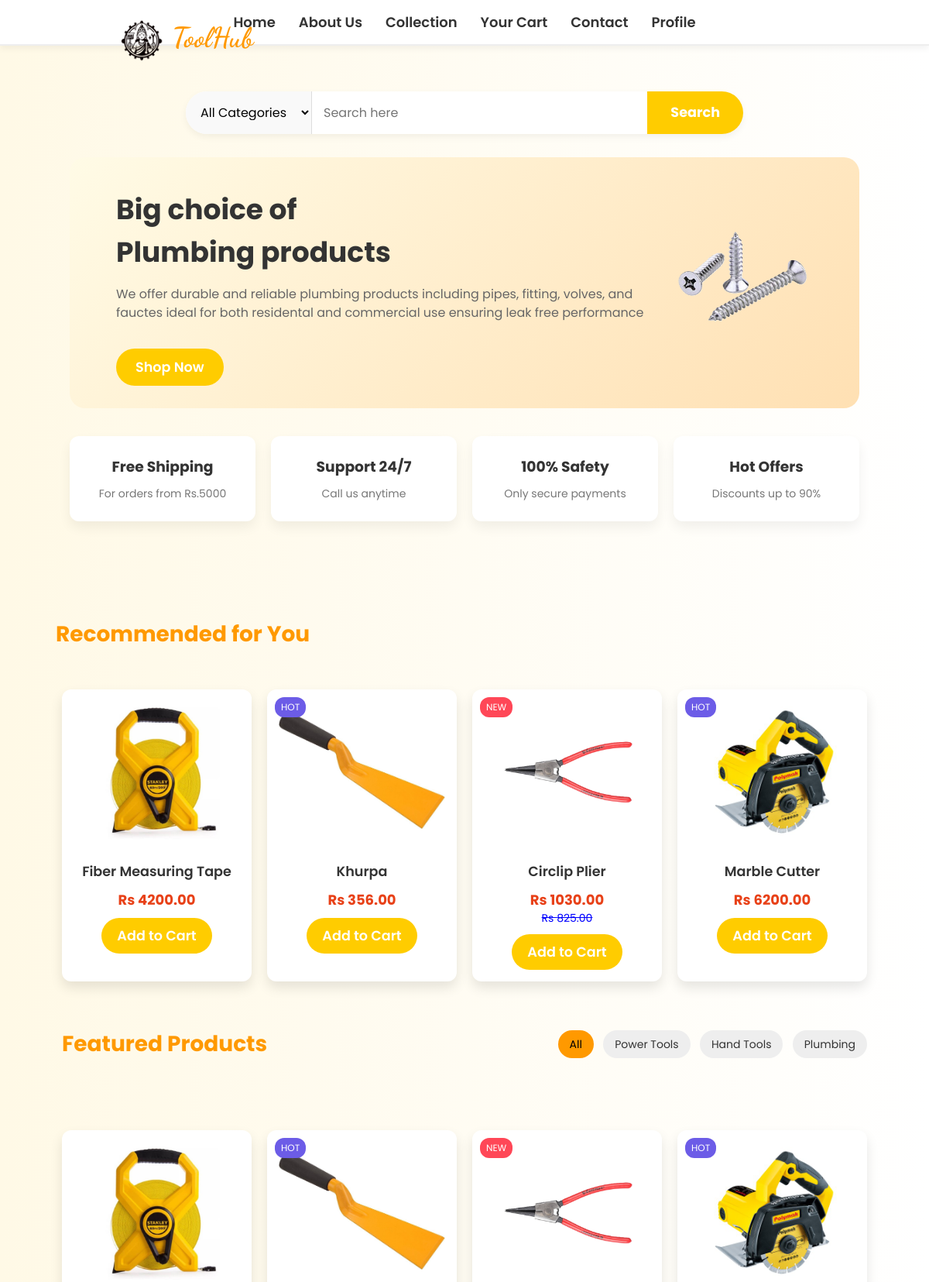
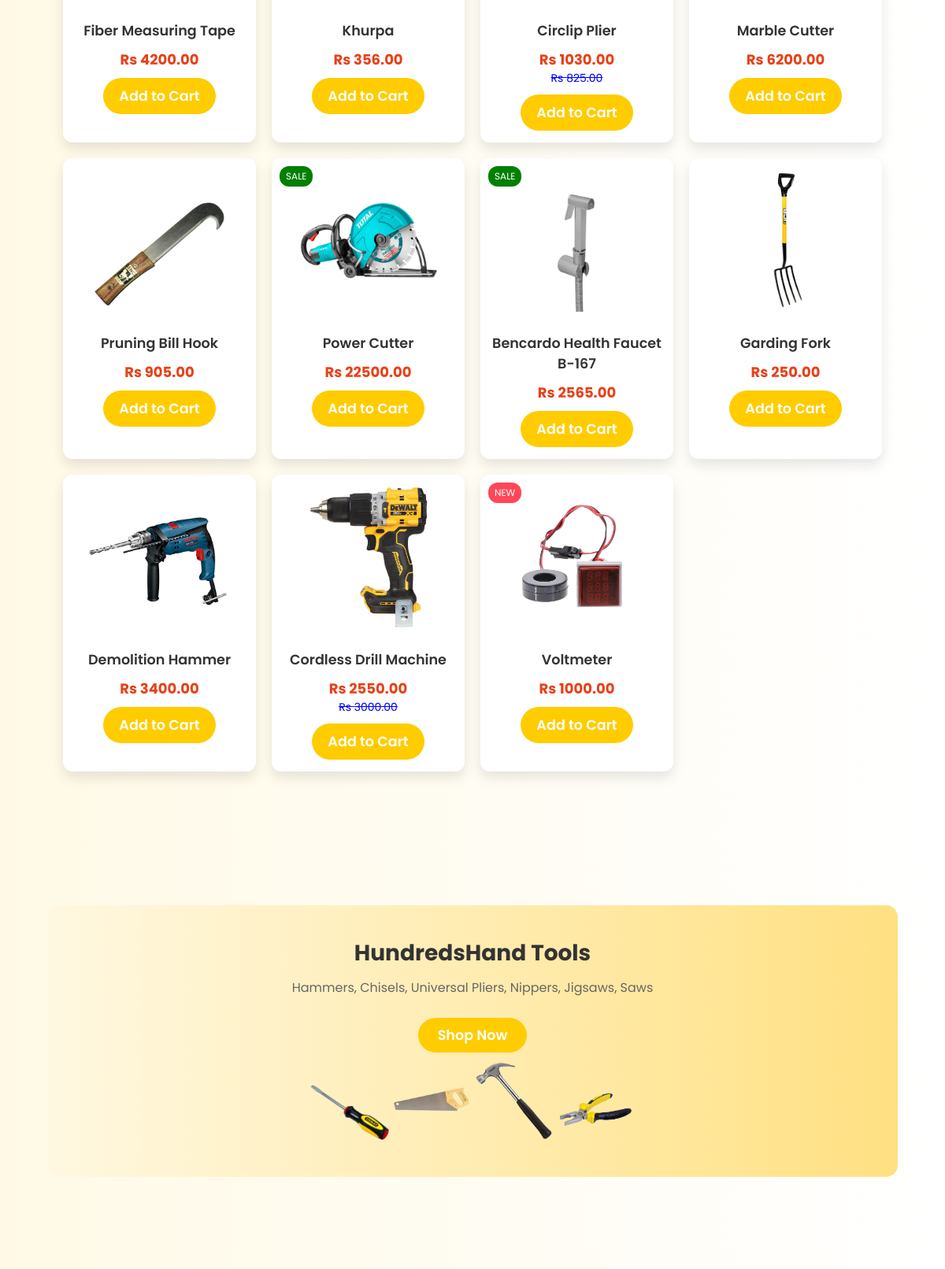
Screenshot of /first/ (upper part) with the database file from the repository (2 pictures, top to bottom).
### hardware/models.py (models this page shows, shortened)
class Product(models.Model):
    pid = ShortUUIDField(primary_key=True,unique=True, length = 10, max_length=20, prefix="prod", alphabet="abcdefgh12345")
    user = models.ForeignKey(User, on_delete=models.SET_NULL, null=True, blank=True)
    category = models.ForeignKey(Category, on_delete=models.SET_NULL, null=True, blank=True)
    name = models.CharField(max_length=100)
    image = models.ImageField(upload_to="user_directory_path") # used to store product image
    description = models.TextField(max_length=500, null=True, blank=True)
    price = models.DecimalField(max_digits=10, decimal_places=2)
    old_price = models.DecimalField(max_digits=10, decimal_places=2, null=True,blank=True)
    label = models.CharField(choices=LABEL_CHOICES, max_length=10, blank=True)  # 'Hot', 'Sale', or empty
    specification = models.TextField(max_length=500, null=True, blank=True)
    product_status = models.CharField(choices = STATUS, max_length=20) # used to check if product is new, used or refurbished
    status = models.CharField(max_length=50, default='Active')  # or any default value you want
    in_stock = models.BooleanField(default=True) #used to check if product is in stock
    featured = models.BooleanField(default=False) #used to check if product is featured
    created_at = models.DateTimeField(auto_now_add=True) # used to check when product was created
    updated_at = models.DateTimeField(auto_now=True) # used to check when product was updated
    class Meta:
        verbose_name_plural = "Products"

### hardware/views.py (the view)
def index(request):
    featured_products = Product.objects.filter(featured=True)
    if request.user.is_authenticated:
        recommendations = recommend_for_user(request.user, top_n=8)
    else:
        recommendations = Product.objects.filter(featured=True)[:4]
    context = {
        'featured_products': featured_products,
        'products': Product.objects.all(),
        'recommendations': recommendations,
    }
    return render(request, 'hardware/index.html', context)

### templates/hardware/index.html (shortened to what this page needs)
<!DOCTYPE html>
<html lang="en">
  {% load static %}
  <head>
  </head>
  <body>
    <nav>
      <div class="nav-center">
        <a href="/first">Home</a>
        <a href="/aboutus">About Us</a>
        <a href="/collection">Collection</a>
        <a href="/cart">Your Cart</a>
        <a href="/contact">Contact</a>
        <a href="/profile">Profile</a>
      </div>
    </nav>
    <div class="logocontainer">
      <img src="{% static 'hardware/image/logo.png' %}" alt="logoshere" id="logo" />
      <h1 id="firstheader">ToolHub</h1>
    </div>
    <div class="search-container">
      <form action="/search" method="GET" style="display: flex; width: 100%;">
        <select name="category">
          <option value="">All Categories</option>
        </select>
        <input type="text" name="query" placeholder="Search here" />
        <button type="submit" class="search-button">Search</button>
      </form>
    </div>
    <div class="maincontainer">
      <div class="hero">
        <div class="hero-text">
          <h1>Big choice of <br /> Plumbing products</h1>
          <p>We offer durable and reliable plumbing products including pipes, fitting, volves, and fauctes ideal for both residental and commercial use ensuring leak free performance</p>
          <br /><a href="#" class="btn">Shop Now</a>
        </div>
        <img src="{% static 'hardware/image/screw.png' %}" alt="" />
      </div>
      <div class="features">
        <div class="feature-box">
          <h3>Free Shipping</h3>
          <p>For orders from Rs.5000</p>
        </div>
        <div class="feature-box">
          <h3>Support 24/7</h3>
          <p>Call us anytime</p>
        </div>
        <div class="feature-box">
          <h3>100% Safety</h3>
          <p>Only secure payments</p>
        </div>
        <div class="feature-box">
          <h3>Hot Offers</h3>
          <p>Discounts up to 90%</p>
        </div>
      </div>
    </div>
    <br /><br /><br />
    <div class="header">
      <h2 style="margin-left: 6%;color: #ff9900;">Recommended for You</h2>
    </div>
    <div class="Recommendedproducts-list">
      {% for product in recommendations %}
        <div class="Recommendedproducts-card">
          {% if product.label %}
            <span class="badge {{ product.label|lower }}">{{ product.label }}</span>
          {% endif %}
          <img src="{{ product.image.url }}" alt="{{ product.name }}" class="product-image" />
          <h3><a href="/productdetail/{{ product.pid }}" class="product-name">{{ product.name }}</a></h3>
          <p class="price">Rs {{ product.price }}</p>
          {% if product.old_price %}
            <p class="old-price">Rs {{ product.old_price }}</p>
          {% endif %}
          <button class="add-to-cart-btn"><a href="/add_to_cart/{{ product.pid }}" class="addtocartname">Add to Cart</a></button>
        </div>
      {% empty %}
        <p>No recommendations available yet.</p>
      {% endfor %}
    </div>
    <div class="container">
      <div class="header">
        <h2>Featured Products</h2>
        <div class="filter-options">
          <span class="active">All</span>
          <span>Power Tools</span>
          <span>Hand Tools</span>
          <span>Plumbing</span>
        </div>
      </div>
    </div>
    <div class="featureproducts-list">
      {% if featured_products %}
        {% for product in featured_products %}
          <div class="featureproducts-card" data-category="{{ product.category.name }}">
            {% if product.label %}
              <span class="badge {{ product.label|lower }}">{{ product.label }}</span>
            {% endif %}
            <img src="{{ product.image.url }}" alt="{{ product.name }}" class="product-image" />
            <h3><a href="/productdetail/{{ product.pid }}" class="product-name">{{ product.name }}</a></h3>
            <p class="price">Rs {{ product.price }}</p>
            {% if product.old_price %}
              <p class="old-price">Rs {{ product.old_price }}</p>
            {% endif %}
            <button class="add-to-cart-btn"><a href="/add_to_cart/{{ product.pid }}" class="addtocartname">Add to Cart</a></button>
          </div>
        {% endfor %}
      {% else %}
        <p>No featured products available.</p>
      {% endif %}
    </div>
    <br /><br /><br /><br />
    <div class="container1">
      <div class="banner">
        <div class="banner-content">
          <h1>HundredsHand Tools</h1>
          <p>Hammers, Chisels, Universal Pliers, Nippers, Jigsaws, Saws</p>
          <br /><a href="#" class="shop-button">Shop Now</a>
        </div>
        <div class="tools-images">
          <img src="{% static 'hardware/image/screwdriver.png' %}" alt="" />
          <img src="{% static 'hardware/image/saw1.png' %}" alt="" />
          <img src="{% static 'hardware/image/hammer.png' %}" alt="" />
          <img src="{% static 'hardware/image/jon.png' %}" alt="" />
        </div>
      </div>
    </div>
  </body>
</html>

### rows the page displays
Product: image (picture), name "Fiber Measuring Tape", price "4200.00"
Product: label "HOT", image (picture), name "Khurpa", price "356.00"
Product: label "NEW", image (picture), name "Circlip Plier", price "1030.00", old_price "825.00"
Product: label "HOT", image (picture), name "Marble Cutter", price "6200.00"
Product: image (picture), name "Pruning Bill Hook", price "905.00"
Product: label "SALE", image (picture), name "Power Cutter", price "22500.00"
Product: label "SALE", image (picture), name "Bencardo Health Faucet B-167", price "2565.00"
Product: image (picture), name "Garding Fork", price "250.00"
Product: image (picture), name "Demolition Hammer", price "3400.00"
Product: image (picture), name "Cordless Drill Machine", price "2550.00", old_price "3000.00"
Product: label "NEW", image (picture), name "Voltmeter", price "1000.00"
